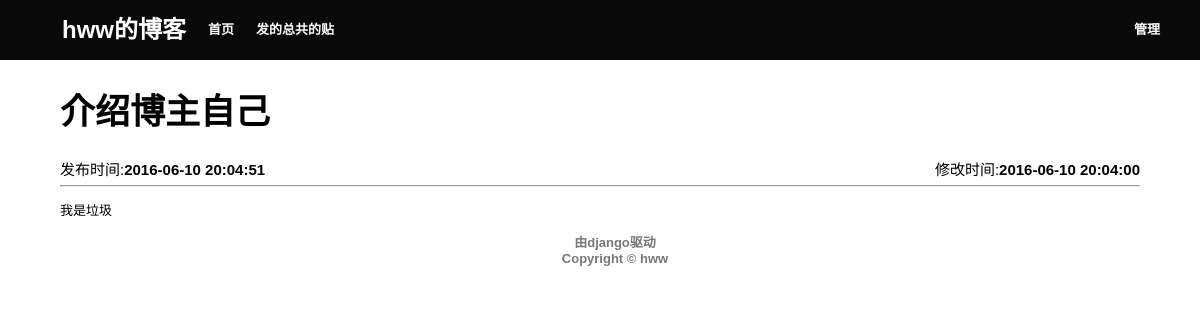
The page /introduce on the database as committed earlier.
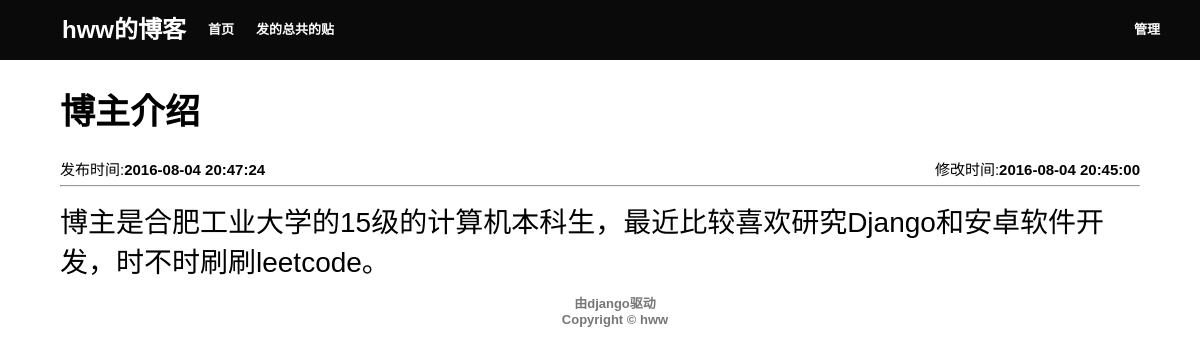
The same page on the database as committed later.
### myblog/models.py (models this page shows, shortened)
class Introduce(models.Model):
    title=models.CharField('题目',max_length=128)
    First_time=models.DateTimeField('第一次发表时间',auto_now_add=True)
    Revise_time=models.DateTimeField('修改时间')
    content = RichTextField('内容')

### myblog/views.py (the view)
# urls.py: url(r'^introduce', views.introduce, name='introduce'),
def introduce(request):
    introduce=Introduce.objects.all()
    return render(request,'introduce.html',{'introduce':introduce})

### myblog/templates/introduce.html (shortened to what this page needs)
<html>
	<head>
	</head>
	<link href="/static/css/article.css" type="text/css" rel="stylesheet" />
	<body>
		<div class="whole_header">
			<div class="nav">
				<div style="width: 1120px; margin: 0 auto">
					<div class="inner_nav1">
						<a style="font-size: 24px;" href='/'>hww的博客</a>
						<a href="/">首页</a>
						<a href='/'>发的总共的贴</a>
					</div>
					<div class="inner_nav2">
						<a href="/admin">管理</a>
					</div>
				</div>
			</div>
		</div>
		<br/>
		<br/>
		<br/>
		<br/>
		<div class="body">
			<div>
			{%for i in introduce%}
				<h1 style="font-size:35px">{{i.title}}</h1>
				<span style="font-size:15px;">发布时间:<strong>{{i.First_time|date:"Y-m-d H:i:s"}}</strong></span>
				<span style="float:right;font-size:15px;">修改时间:<strong>{{i.Revise_time|date:"Y-m-d H:i:s"}}</strong></span>
				<hr>
				<p>{{i.content|safe}}</p>
			{%endfor%}
			</div>
		</div>
		<footer>
			<div class="text-center">
				<div class="row">
					<div class="col-lg-12">
						<div class="text-muted">
							<a href="https://www.djangoproject.com/">由django驱动</a>
							<br/>
							<a href="/introduce">Copyright © hww</a>
						</div>
					</div>
				</div>
			</div>
		</footer>
	</body>
</html>

### myblog/static/css/article.css (style rules this page uses)
body { margin:0; padding:0; font-family:"Microsoft YaHei",sans-serif; font-size: 13px; }
a { font-weight:bold; }
.nav { width: 100%; height:60px; background: #000 none repeat scroll 0 0; opacity: 0.96; position: fixed; top: 0; left:0; z-index: 10; text-decoration:none; }
.inner_nav1 a { font-family:"Helvitica Neue",Helvitica,Arial,"Microsoft YaHei",sans-serif; font-size:13px; height:60px; line-height:60px; margin-left:22px; text-align:center; text-decoration:none; color:#FFFFFF; float:left; }
.inner_nav2 a { font-family:"Helvitica Neue",Helvitica,Arial,"Microsoft YaHei",sans-serif; font-size:13px; height:60px; line-height:60px; margin-left:22px; text-align:center; text-decoration:none; color:#FFFFFF; float:right; }
.body { margin:0 auto; width: 1080px; padding-left: 15px; padding-right: 15px; }
.text-center { text-align: center; }
.row { margin-top:10px; }
.col-lg-12 { width: 100%; float: left; min-height: 1px; padding-left: 15px; padding-right: 15px; position: relative }
.text-muted a { color: #777; text-decoration:none; }

Rows that differ between the two databases and show on the page:
removed Introduce: title "介绍博主自己", First_time "2016-06-10 20:04:51", Revise_time "2016-06-10 20:04:00", content "我是垃圾"
added Introduce: title "博主介绍", First_time "2016-08-04 20:47:24", Revise_time "2016-08-04 20:45:00", content "博主是合肥工业大学的15级的计算机本科生，最近比较喜欢研究Django和安卓软件开发，时不时刷刷leetcode。"
